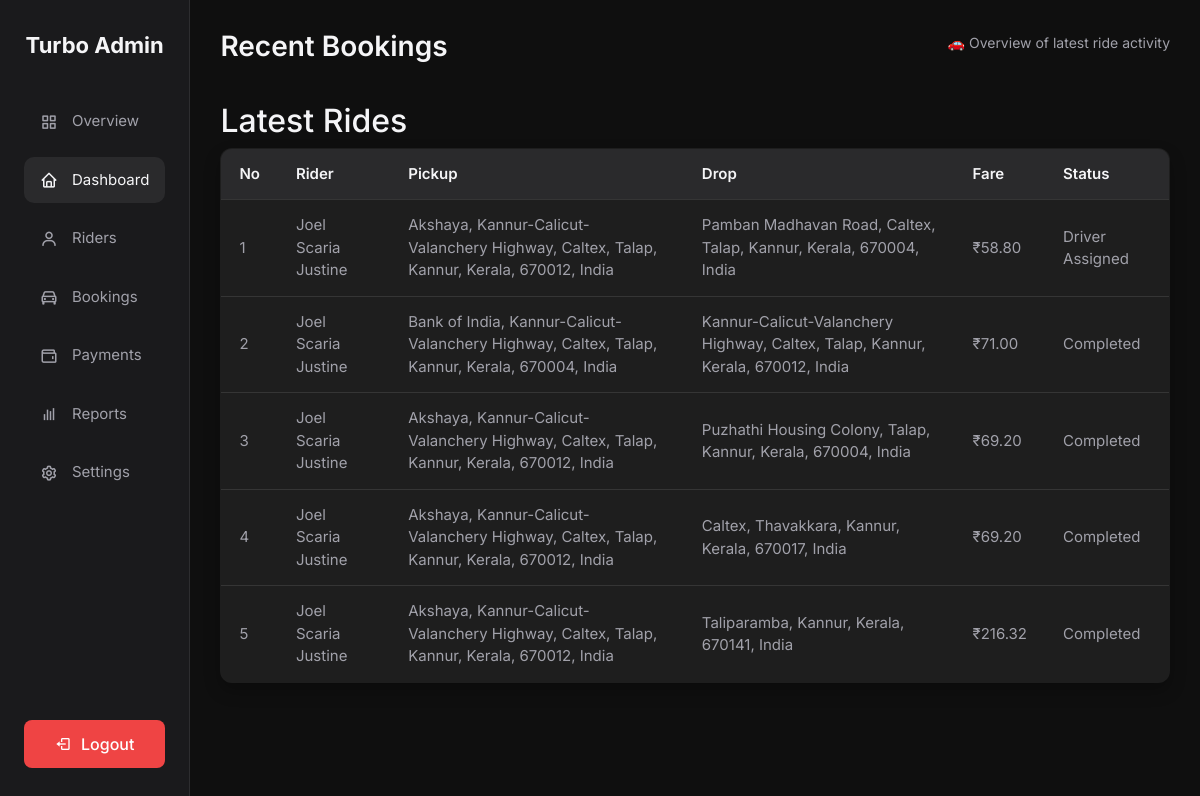
Page /adminpages/dashboard/ (signed in) on the earlier database version.
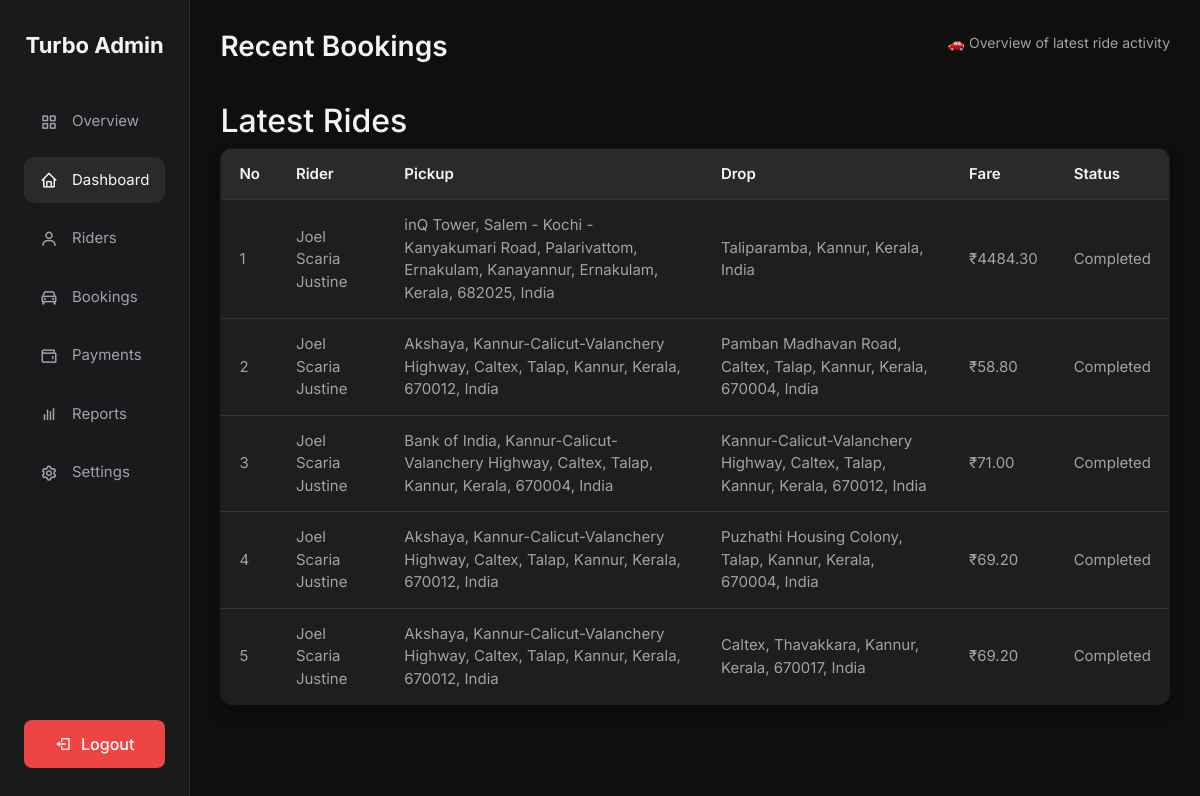
Same page on the later database version.
### riderpages/models.py (models this page shows, shortened)
class Ride(models.Model):
    user = models.ForeignKey(
        settings.AUTH_USER_MODEL,
        on_delete=models.CASCADE,
        related_name='rides_as_rider'
    )
    pickup_location = models.CharField(max_length=255)
    drop_location = models.CharField(max_length=255)
    pickup_lat = models.DecimalField(max_digits=9, decimal_places=6, null=True, blank=True)
    pickup_lng = models.DecimalField(max_digits=9, decimal_places=6, null=True, blank=True)
    drop_lat = models.DecimalField(max_digits=9, decimal_places=6, null=True, blank=True)
    drop_lng = models.DecimalField(max_digits=9, decimal_places=6, null=True, blank=True)
    car_type = models.CharField(max_length=10, choices=CAR_CHOICES)
    distance = models.DecimalField(max_digits=10, decimal_places=2, null=True, blank=True)
    fare = models.DecimalField(max_digits=10, decimal_places=2, null=True, blank=True)
    transaction_id = models.CharField(max_length=100, null=True, blank=True)
    driver = models.ForeignKey(
        'driverpages.DriverProfile',
        on_delete=models.SET_NULL,
        related_name='rides_as_driver',
        null=True,
        blank=True
    )
    payment_method = models.CharField(
        max_length=20,
        choices=PAYMENT_METHOD_CHOICES,
        null=True,
        blank=True
    )
    payment_status = models.CharField(max_length=10, choices=PAYMENT_STATUS_CHOICES, default='UNPAID', db_index=True)
    paid_at = models.DateTimeField(null=True, blank=True)
    status = models.CharField(max_length=20, choices=STATUS_CHOICES, default='PENDING', db_index=True)
    otp_verified = models.BooleanField(default=False)
    accepted_at = models.DateTimeField(null=True, blank=True)
    arrived_at = models.DateTimeField(null=True, blank=True)
    started_at = models.DateTimeField(null=True, blank=True)
    completed_at = models.DateTimeField(null=True, blank=True)
    created_at = models.DateTimeField(auto_now_add=True, db_index=True)
    updated_at = models.DateTimeField(auto_now=True)
    class Meta:
        ordering = ['-created_at']
        indexes = [models.Index(fields=['driver', 'status']), models.Index(fields=['user', 'status'])]

### account/models.py (models this page shows, shortened)
class CustomUser(AbstractUser):
    ROLE_CHOICES = [
        ('driver', 'Driver'),
        ('rider', 'Rider'),
        ('admin', 'Admin'),
    ]
    full_name = models.CharField(max_length=100)
    email = models.EmailField(unique=True)
    role = models.CharField(max_length=10, choices=ROLE_CHOICES)
    phone = models.CharField(max_length=10, default="9999999999")
    email_verified = models.BooleanField(default=False)
    google_sub = models.CharField(max_length=255, unique=True, null=True, blank=True)
    USERNAME_FIELD = 'email'
    REQUIRED_FIELDS = ['username', 'full_name', 'role']

### adminpages/views.py (the view)
# urls.py: path('dashboard/', views.dashboard, name='dashboard'),
@admin_required
def dashboard(request):
    recent_rides = Ride.objects.select_related('user').order_by('-created_at')[:5]
    return render(request, 'adminpages/dashboard.html', {'recent_rides': recent_rides})

### turbo/context_processors.py (called while the page is built)
def google_signin(request):
    return {
        'GOOGLE_CLIENT_ID': getattr(settings, 'GOOGLE_OAUTH_CLIENT_ID', ''),
        'GOOGLE_SITE_VERIFICATION': getattr(settings, 'GOOGLE_SITE_VERIFICATION', ''),
    }

### templates/adminpages/dashboard.html
{% extends 'adminpages/base.html' %}
{% block content %}
  <div class="main">
    <div class="header">
      <h1>Recent Bookings</h1>
      <p>🚗 Overview of latest ride activity</p>
    </div>
    <div class="dashboard-section">
      <h2>Latest Rides</h2>
      <table>
        <thead>
          <tr>
            <th>No</th>
            <th>Rider</th>
            <th>Pickup</th>
            <th>Drop</th>
            <th>Fare</th>
            <th>Status</th>
          </tr>
        </thead>
        <tbody>
          {% for ride in recent_rides %}
          <tr>
            <td>{{ forloop.counter }}</td>
            <td>{{ ride.user.full_name }}</td>
            <td>{{ ride.pickup_location }}</td>
            <td>{{ ride.drop_location }}</td>
            <td>₹{{ ride.fare|default_if_none:0|floatformat:2 }}</td>
            <td class="status-{{ ride.status|lower }}">{{ ride.get_status_display }}</td>
          </tr>
          {% empty %}
          <tr class="empty-row">
            <td colspan="6">No recent bookings found.</td>
          </tr>
          {% endfor %}
        </tbody>
      </table>
    </div>
  </div>
{% endblock %}

Differences in the rows shown:
no longer on this page (row unchanged): Ride: user.full_name "Joel Scaria Justine", pickup_location "Akshaya, Kannur-Calicut-Valanchery Highway, Caltex, Talap, Kannur, Kerala, 670012, India", drop_location "Taliparamba, Kannur, Kerala, 670141, India", fare "216.32", status "Completed"
added Ride: user.full_name "Joel Scaria Justine", pickup_location "inQ Tower, Salem - Kochi - Kanyakumari Road, Palarivattom, Ernakulam, Kanayannur, Ernakulam, Kerala, 682025, India", drop_location "Taliparamba, Kannur, Kerala, India", fare "4484.30", status "Completed"
changed Ride "Pamban Madhavan Road, Caltex, Talap, Kannur, Kerala, 670004, India": status "Driver Assigned" → "Completed"
